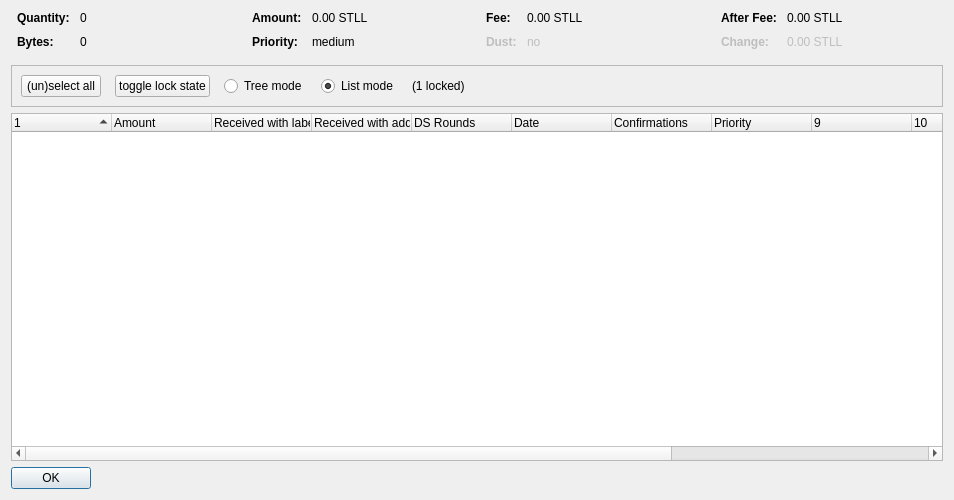
<?xml version="1.0" encoding="UTF-8"?>
<ui version="4.0">
 <class>CoinControlDialog</class>
 <widget class="QDialog" name="CoinControlDialog">
  <property name="geometry">
   <rect>
    <x>0</x>
    <y>0</y>
    <width>954</width>
    <height>500</height>
   </rect>
  </property>
  <property name="windowTitle">
   <string>Coin Selection</string>
  </property>
  <layout class="QVBoxLayout" name="verticalLayout">
   <item>
    <layout class="QHBoxLayout" name="horizontalLayoutTop" stretch="0,0,0,0">
     <property name="topMargin">
      <number>0</number>
     </property>
     <property name="bottomMargin">
      <number>10</number>
     </property>
     <item>
      <layout class="QFormLayout" name="formLayoutCoinControl1">
       <property name="horizontalSpacing">
        <number>10</number>
       </property>
       <property name="verticalSpacing">
        <number>10</number>
       </property>
       <property name="leftMargin">
        <number>6</number>
       </property>
       <property name="rightMargin">
        <number>6</number>
       </property>
       <item row="0" column="0">
        <widget class="QLabel" name="labelCoinControlQuantityText">
         <property name="font">
          <font>
           <weight>75</weight>
           <bold>true</bold>
          </font>
         </property>
         <property name="text">
          <string>Quantity:</string>
         </property>
        </widget>
       </item>
       <item row="0" column="1">
        <widget class="QLabel" name="labelCoinControlQuantity">
         <property name="cursor">
          <cursorShape>IBeamCursor</cursorShape>
         </property>
         <property name="contextMenuPolicy">
          <enum>Qt::ActionsContextMenu</enum>
         </property>
         <property name="text">
          <string notr="true">0</string>
         </property>
         <property name="textInteractionFlags">
          <set>Qt::LinksAccessibleByMouse|Qt::TextSelectableByKeyboard|Qt::TextSelectableByMouse</set>
         </property>
        </widget>
       </item>
       <item row="1" column="0">
        <widget class="QLabel" name="labelCoinControlBytesText">
         <property name="font">
          <font>
           <weight>75</weight>
           <bold>true</bold>
          </font>
         </property>
         <property name="text">
          <string>Bytes:</string>
         </property>
        </widget>
       </item>
       <item row="1" column="1">
        <widget class="QLabel" name="labelCoinControlBytes">
         <property name="cursor">
          <cursorShape>IBeamCursor</cursorShape>
         </property>
         <property name="contextMenuPolicy">
          <enum>Qt::ActionsContextMenu</enum>
         </property>
         <property name="text">
          <string notr="true">0</string>
         </property>
         <property name="textInteractionFlags">
          <set>Qt::LinksAccessibleByMouse|Qt::TextSelectableByKeyboard|Qt::TextSelectableByMouse</set>
         </property>
        </widget>
       </item>
      </layout>
     </item>
     <item>
      <layout class="QFormLayout" name="formLayoutCoinControl2">
       <property name="horizontalSpacing">
        <number>10</number>
       </property>
       <property name="verticalSpacing">
        <number>10</number>
       </property>
       <property name="leftMargin">
        <number>6</number>
       </property>
       <property name="rightMargin">
        <number>6</number>
       </property>
       <item row="0" column="0">
        <widget class="QLabel" name="labelCoinControlAmountText">
         <property name="font">
          <font>
           <weight>75</weight>
           <bold>true</bold>
          </font>
         </property>
         <property name="text">
          <string>Amount:</string>
         </property>
        </widget>
       </item>
       <item row="0" column="1">
        <widget class="QLabel" name="labelCoinControlAmount">
         <property name="cursor">
          <cursorShape>IBeamCursor</cursorShape>
         </property>
         <property name="contextMenuPolicy">
          <enum>Qt::ActionsContextMenu</enum>
         </property>
         <property name="text">
          <string notr="true">0.00 STLL</string>
         </property>
         <property name="textInteractionFlags">
          <set>Qt::LinksAccessibleByMouse|Qt::TextSelectableByKeyboard|Qt::TextSelectableByMouse</set>
         </property>
        </widget>
       </item>
       <item row="1" column="0">
        <widget class="QLabel" name="labelCoinControlPriorityText">
         <property name="font">
          <font>
           <weight>75</weight>
           <bold>true</bold>
          </font>
         </property>
         <property name="text">
          <string>Priority:</string>
         </property>
        </widget>
       </item>
       <item row="1" column="1">
        <widget class="QLabel" name="labelCoinControlPriority">
         <property name="cursor">
          <cursorShape>IBeamCursor</cursorShape>
         </property>
         <property name="contextMenuPolicy">
          <enum>Qt::ActionsContextMenu</enum>
         </property>
         <property name="text">
          <string>medium</string>
         </property>
         <property name="textInteractionFlags">
          <set>Qt::LinksAccessibleByMouse|Qt::TextSelectableByKeyboard|Qt::TextSelectableByMouse</set>
         </property>
        </widget>
       </item>
      </layout>
     </item>
     <item>
      <layout class="QFormLayout" name="formLayoutCoinControl3">
       <property name="horizontalSpacing">
        <number>10</number>
       </property>
       <property name="verticalSpacing">
        <number>10</number>
       </property>
       <property name="leftMargin">
        <number>6</number>
       </property>
       <property name="rightMargin">
        <number>6</number>
       </property>
       <item row="0" column="0">
        <widget class="QLabel" name="labelCoinControlFeeText">
         <property name="font">
          <font>
           <weight>75</weight>
           <bold>true</bold>
          </font>
         </property>
         <property name="text">
          <string>Fee:</string>
         </property>
        </widget>
       </item>
       <item row="0" column="1">
        <widget class="QLabel" name="labelCoinControlFee">
         <property name="cursor">
          <cursorShape>IBeamCursor</cursorShape>
         </property>
         <property name="contextMenuPolicy">
          <enum>Qt::ActionsContextMenu</enum>
         </property>
         <property name="text">
          <string notr="true">0.00 STLL</string>
         </property>
         <property name="textInteractionFlags">
          <set>Qt::LinksAccessibleByMouse|Qt::TextSelectableByKeyboard|Qt::TextSelectableByMouse</set>
         </property>
        </widget>
       </item>
       <item row="1" column="0">
        <widget class="QLabel" name="labelCoinControlLowOutputText">
         <property name="enabled">
          <bool>false</bool>
         </property>
         <property name="font">
          <font>
           <weight>75</weight>
           <bold>true</bold>
          </font>
         </property>
         <property name="text">
          <string>Dust:</string>
         </property>
        </widget>
       </item>
       <item row="1" column="1">
        <widget class="QLabel" name="labelCoinControlLowOutput">
         <property name="enabled">
          <bool>false</bool>
         </property>
         <property name="cursor">
          <cursorShape>IBeamCursor</cursorShape>
         </property>
         <property name="contextMenuPolicy">
          <enum>Qt::ActionsContextMenu</enum>
         </property>
         <property name="text">
          <string>no</string>
         </property>
         <property name="textInteractionFlags">
          <set>Qt::LinksAccessibleByMouse|Qt::TextSelectableByKeyboard|Qt::TextSelectableByMouse</set>
         </property>
        </widget>
       </item>
      </layout>
     </item>
     <item>
      <layout class="QFormLayout" name="formLayoutCoinControl4">
       <property name="horizontalSpacing">
        <number>10</number>
       </property>
       <property name="verticalSpacing">
        <number>10</number>
       </property>
       <property name="leftMargin">
        <number>6</number>
       </property>
       <property name="rightMargin">
        <number>6</number>
       </property>
       <item row="0" column="0">
        <widget class="QLabel" name="labelCoinControlAfterFeeText">
         <property name="font">
          <font>
           <weight>75</weight>
           <bold>true</bold>
          </font>
         </property>
         <property name="text">
          <string>After Fee:</string>
         </property>
        </widget>
       </item>
       <item row="0" column="1">
        <widget class="QLabel" name="labelCoinControlAfterFee">
         <property name="cursor">
          <cursorShape>IBeamCursor</cursorShape>
         </property>
         <property name="contextMenuPolicy">
          <enum>Qt::ActionsContextMenu</enum>
         </property>
         <property name="text">
          <string notr="true">0.00 STLL</string>
         </property>
         <property name="textInteractionFlags">
          <set>Qt::LinksAccessibleByMouse|Qt::TextSelectableByKeyboard|Qt::TextSelectableByMouse</set>
         </property>
        </widget>
       </item>
       <item row="1" column="0">
        <widget class="QLabel" name="labelCoinControlChangeText">
         <property name="enabled">
          <bool>false</bool>
         </property>
         <property name="font">
          <font>
           <weight>75</weight>
           <bold>true</bold>
          </font>
         </property>
         <property name="text">
          <string>Change:</string>
         </property>
        </widget>
       </item>
       <item row="1" column="1">
        <widget class="QLabel" name="labelCoinControlChange">
         <property name="enabled">
          <bool>false</bool>
         </property>
         <property name="cursor">
          <cursorShape>IBeamCursor</cursorShape>
         </property>
         <property name="contextMenuPolicy">
          <enum>Qt::ActionsContextMenu</enum>
         </property>
         <property name="text">
          <string notr="true">0.00 STLL</string>
         </property>
         <property name="textInteractionFlags">
          <set>Qt::LinksAccessibleByMouse|Qt::TextSelectableByKeyboard|Qt::TextSelectableByMouse</set>
         </property>
        </widget>
       </item>
      </layout>
     </item>
    </layout>
   </item>
   <item>
    <widget class="QFrame" name="frame">
     <property name="minimumSize">
      <size>
       <width>0</width>
       <height>40</height>
      </size>
     </property>
     <property name="frameShape">
      <enum>QFrame::StyledPanel</enum>
     </property>
     <property name="frameShadow">
      <enum>QFrame::Sunken</enum>
     </property>
     <layout class="QHBoxLayout" name="horizontalLayout">
      <item>
       <layout class="QHBoxLayout" name="horizontalLayoutPanel" stretch="0,0,0,0,0,0">
        <property name="spacing">
         <number>14</number>
        </property>
        <item>
         <widget class="QPushButton" name="pushButtonSelectAll">
          <property name="sizePolicy">
           <sizepolicy hsizetype="Maximum" vsizetype="Fixed">
            <horstretch>0</horstretch>
            <verstretch>0</verstretch>
           </sizepolicy>
          </property>
          <property name="text">
           <string>(un)select all</string>
          </property>
          <property name="autoDefault">
           <bool>false</bool>
          </property>
         </widget>
        </item>
        <item>
         <widget class="QPushButton" name="pushButtonToggleLock">
          <property name="sizePolicy">
           <sizepolicy hsizetype="Maximum" vsizetype="Fixed">
            <horstretch>0</horstretch>
            <verstretch>0</verstretch>
           </sizepolicy>
          </property>
          <property name="text">
           <string>toggle lock state</string>
          </property>
          <property name="autoDefault">
           <bool>false</bool>
          </property>
         </widget>
        </item>
        <item>
         <widget class="QRadioButton" name="radioTreeMode">
          <property name="sizePolicy">
           <sizepolicy hsizetype="Maximum" vsizetype="Fixed">
            <horstretch>0</horstretch>
            <verstretch>0</verstretch>
           </sizepolicy>
          </property>
          <property name="text">
           <string>Tree mode</string>
          </property>
         </widget>
        </item>
        <item>
         <widget class="QRadioButton" name="radioListMode">
          <property name="sizePolicy">
           <sizepolicy hsizetype="Maximum" vsizetype="Fixed">
            <horstretch>0</horstretch>
            <verstretch>0</verstretch>
           </sizepolicy>
          </property>
          <property name="text">
           <string>List mode</string>
          </property>
          <property name="checked">
           <bool>true</bool>
          </property>
         </widget>
        </item>
        <item>
         <widget class="QLabel" name="labelLocked">
          <property name="text">
           <string>(1 locked)</string>
          </property>
         </widget>
        </item>
        <item>
         <spacer name="horizontalSpacer">
          <property name="orientation">
           <enum>Qt::Horizontal</enum>
          </property>
          <property name="sizeHint" stdset="0">
           <size>
            <width>40</width>
            <height>20</height>
           </size>
          </property>
         </spacer>
        </item>
       </layout>
      </item>
     </layout>
    </widget>
   </item>
   <item>
    <widget class="CoinControlTreeWidget" name="treeWidget">
     <property name="contextMenuPolicy">
      <enum>Qt::CustomContextMenu</enum>
     </property>
     <property name="sortingEnabled">
      <bool>false</bool>
     </property>
     <property name="columnCount">
      <number>13</number>
     </property>
     <attribute name="headerShowSortIndicator" stdset="0">
      <bool>true</bool>
     </attribute>
     <attribute name="headerStretchLastSection">
      <bool>false</bool>
     </attribute>
     <column>
      <property name="text">
       <string/>
      </property>
     </column>
     <column>
      <property name="text">
       <string>Amount</string>
      </property>
     </column>
     <column>
      <property name="text">
       <string>Received with label</string>
      </property>
     </column>
     <column>
      <property name="text">
       <string>Received with address</string>
      </property>
     </column>
     <column>
      <property name="text">
       <string>DS Rounds</string>
      </property>
     </column>
     <column>
      <property name="text">
       <string>Date</string>
      </property>
     </column>
     <column>
      <property name="text">
       <string>Confirmations</string>
      </property>
      <property name="toolTip">
       <string>Confirmed</string>
      </property>
     </column>
     <column>
      <property name="text">
       <string>Priority</string>
      </property>
     </column>
     <column>
      <property name="text">
       <string/>
      </property>
     </column>
     <column>
      <property name="text">
       <string/>
      </property>
     </column>
     <column>
      <property name="text">
       <string/>
      </property>
     </column>
     <column>
      <property name="text">
       <string/>
      </property>
     </column>
     <column>
      <property name="text">
       <string/>
      </property>
     </column>
    </widget>
   </item>
   <item>
    <widget class="QDialogButtonBox" name="buttonBox">
     <property name="sizePolicy">
      <sizepolicy hsizetype="Maximum" vsizetype="Fixed">
       <horstretch>0</horstretch>
       <verstretch>0</verstretch>
      </sizepolicy>
     </property>
     <property name="orientation">
      <enum>Qt::Horizontal</enum>
     </property>
     <property name="standardButtons">
      <set>QDialogButtonBox::Ok</set>
     </property>
    </widget>
   </item>
  </layout>
 </widget>
 <customwidgets>
  <customwidget>
   <class>CoinControlTreeWidget</class>
   <extends>QTreeWidget</extends>
   <header>coincontroltreewidget.h</header>
  </customwidget>
 </customwidgets>
 <resources/>
 <connections/>
</ui>
